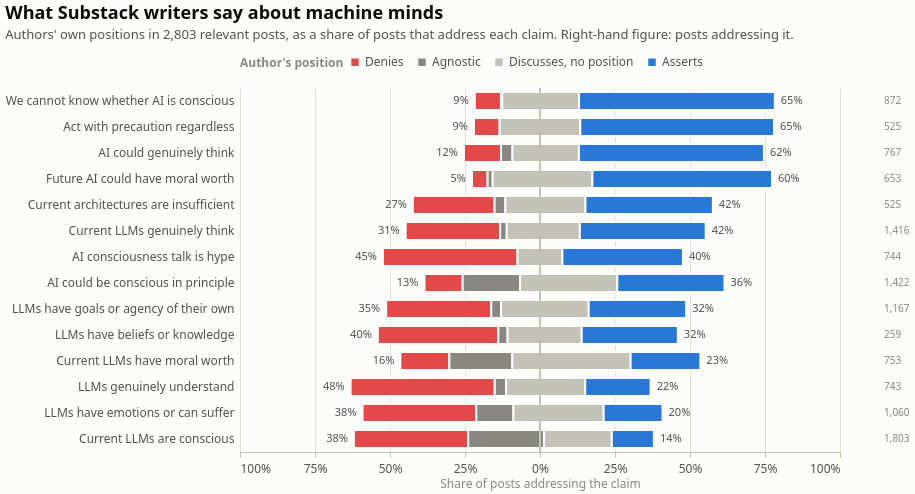

Express this chart as Vega-Lite.
### Vega-Lite specification from a JSON file in a GitHub repository (floating-point values rounded to 4 significant figures)
{"$schema": "https://vega.github.io/schema/vega-lite/v6.4.1.json", "config": {"axis": {"domainColor": "#c3c2b7", "gridColor": "#e1e0d9", "gridWidth": 1, "labelColor": "#52514e", "labelFont": "system-ui, -apple-system, 'Segoe UI', sans-serif", "labelFontSize": 12, "labelPadding": 6, "tickColor": "#c3c2b7", "titleColor": "#898781", "titleFont": "system-ui, -apple-system, 'Segoe UI', sans-serif", "titleFontSize": 12, "titleFontWeight": 400}, "axisX": {"grid": false}, "axisY": {"domain": false, "ticks": false}, "background": "#fcfcfb", "bar": {"cornerRadiusEnd": 4}, "font": "system-ui, -apple-system, 'Segoe UI', sans-serif", "header": {"labelColor": "#0b0b0b", "labelFont": "system-ui, -apple-system, 'Segoe UI', sans-serif", "labelFontSize": 13, "labelFontWeight": 600, "titleColor": "#898781", "titleFont": "system-ui, -apple-system, 'Segoe UI', sans-serif"}, "legend": {"direction": "horizontal", "labelColor": "#52514e", "labelFont": "system-ui, -apple-system, 'Segoe UI', sans-serif", "labelFontSize": 12, "orient": "top", "symbolSize": 80, "symbolType": "square", "titleColor": "#898781", "titleFont": "system-ui, -apple-system, 'Segoe UI', sans-serif", "titleFontSize": 12, "titleOrient": "left"}, "line": {"strokeCap": "round", "strokeJoin": "round", "strokeWidth": 2}, "point": {"filled": true, "size": 64}, "range": {"category": ["#2a78d6", "#eb6834", "#1baf7a", "#eda100", "#e87ba4", "#008300", "#4a3aa7", "#e34948"]}, "text": {"color": "#52514e", "font": "system-ui, -apple-system, 'Segoe UI', sans-serif", "fontSize": 12}, "title": {"anchor": "start", "color": "#0b0b0b", "font": "system-ui, -apple-system, 'Segoe UI', sans-serif", "fontSize": 18, "fontWeight": 600, "offset": 14, "subtitleColor": "#52514e", "subtitleFontSize": 13, "subtitlePadding": 6}, "view": {"stroke": null}}, "data": {"name": "data-ec4449c1d0989916a3076ee6fd09f68b"}, "datasets": {"data-ec4449c1d0989916a3076ee6fd09f68b": [{"addressing": 1803, "asserts_share": 0.1403, "count": 687, "denies_share": 0.381, "facet": null, "item": "Current LLMs are conscious", "n": 1803, "option": "denies", "share": 0.381, "x0": -0.6204, "x1": -0.2393}, {"addressing": 1803, "asserts_share": 0.1403, "count": 456, "denies_share": 0.381, "facet": null, "item": "Current LLMs are conscious", "n": 1803, "option": "agnostic", "share": 0.2529, "x0": -0.2393, "x1": 0.01359}, {"addressing": 1803, "asserts_share": 0.1403, "count": 407, "denies_share": 0.381, "facet": null, "item": "Current LLMs are conscious", "n": 1803, "option": "discusses", "share": 0.2257, "x0": 0.01359, "x1": 0.2393}, {"addressing": 1803, "asserts_share": 0.1403, "count": 253, "denies_share": 0.381, "facet": null, "item": "Current LLMs are conscious", "n": 1803, "option": "asserts", "share": 0.1403, "x0": 0.2393, "x1": 0.3796}, {"addressing": 1422, "asserts_share": 0.3572, "count": 181, "denies_share": 0.1273, "facet": null, "item": "AI could be conscious in principle", "n": 1422, "option": "denies", "share": 0.1273, "x0": -0.385, "x1": -0.2577}, {"addressing": 1422, "asserts_share": 0.3572, "count": 272, "denies_share": 0.1273, "facet": null, "item": "AI could be conscious in principle", "n": 1422, "option": "agnostic", "share": 0.1913, "x0": -0.2577, "x1": -0.06646}, {"addressing": 1422, "asserts_share": 0.3572, "count": 461, "denies_share": 0.1273, "facet": null, "item": "AI could be conscious in principle", "n": 1422, "option": "discusses", "share": 0.3242, "x0": -0.06646, "x1": 0.2577}, {"addressing": 1422, "asserts_share": 0.3572, "count": 508, "denies_share": 0.1273, "facet": null, "item": "AI could be conscious in principle", "n": 1422, "option": "asserts", "share": 0.3572, "x0": 0.2577, "x1": 0.615}, {"addressing": 1416, "asserts_share": 0.4195, "count": 446, "denies_share": 0.315, "facet": null, "item": "Current LLMs genuinely think", "n": 1416, "option": "denies", "share": 0.315, "x0": -0.4477, "x1": -0.1328}, {"addressing": 1416, "asserts_share": 0.4195, "count": 31, "denies_share": 0.315, "facet": null, "item": "Current LLMs genuinely think", "n": 1416, "option": "agnostic", "share": 0.02189, "x0": -0.1328, "x1": -0.1109}, {"addressing": 1416, "asserts_share": 0.4195, "count": 345, "denies_share": 0.315, "facet": null, "item": "Current LLMs genuinely think", "n": 1416, "option": "discusses", "share": 0.2436, "x0": -0.1109, "x1": 0.1328}, {"addressing": 1416, "asserts_share": 0.4195, "count": 594, "denies_share": 0.315, "facet": null, "item": "Current LLMs genuinely think", "n": 1416, "option": "asserts", "share": 0.4195, "x0": 0.1328, "x1": 0.5523}, {"addressing": 767, "asserts_share": 0.6167, "count": 95, "denies_share": 0.1239, "facet": null, "item": "AI could genuinely think", "n": 767, "option": "denies", "share": 0.1239, "x0": -0.2536, "x1": -0.1297}, {"addressing": 767, "asserts_share": 0.6167, "count": 29, "denies_share": 0.1239, "facet": null, "item": "AI could genuinely think", "n": 767, "option": "agnostic", "share": 0.03781, "x0": -0.1297, "x1": -0.09192}, {"addressing": 767, "asserts_share": 0.6167, "count": 170, "denies_share": 0.1239, "facet": null, "item": "AI could genuinely think", "n": 767, "option": "discusses", "share": 0.2216, "x0": -0.09192, "x1": 0.1297}, {"addressing": 767, "asserts_share": 0.6167, "count": 473, "denies_share": 0.1239, "facet": null, "item": "AI could genuinely think", "n": 767, "option": "asserts", "share": 0.6167, "x0": 0.1297, "x1": 0.7464}, {"addressing": 743, "asserts_share": 0.218, "count": 357, "denies_share": 0.4805, "facet": null, "item": "LLMs genuinely understand", "n": 743, "option": "denies", "share": 0.4805, "x0": -0.6312, "x1": -0.1507}, {"addressing": 743, "asserts_share": 0.218, "count": 28, "denies_share": 0.4805, "facet": null, "item": "LLMs genuinely understand", "n": 743, "option": "agnostic", "share": 0.03769, "x0": -0.1507, "x1": -0.1131}, {"addressing": 743, "asserts_share": 0.218, "count": 196, "denies_share": 0.4805, "facet": null, "item": "LLMs genuinely understand", "n": 743, "option": "discusses", "share": 0.2638, "x0": -0.1131, "x1": 0.1507}, {"addressing": 743, "asserts_share": 0.218, "count": 162, "denies_share": 0.4805, "facet": null, "item": "LLMs genuinely understand", "n": 743, "option": "asserts", "share": 0.218, "x0": 0.1507, "x1": 0.3688}, {"addressing": 259, "asserts_share": 0.3205, "count": 104, "denies_share": 0.4015, "facet": null, "item": "LLMs have beliefs or knowledge", "n": 259, "option": "denies", "share": 0.4015, "x0": -0.5405, "x1": -0.139}, {"addressing": 259, "asserts_share": 0.3205, "count": 8, "denies_share": 0.4015, "facet": null, "item": "LLMs have beliefs or knowledge", "n": 259, "option": "agnostic", "share": 0.03089, "x0": -0.139, "x1": -0.1081}, {"addressing": 259, "asserts_share": 0.3205, "count": 64, "denies_share": 0.4015, "facet": null, "item": "LLMs have beliefs or knowledge", "n": 259, "option": "discusses", "share": 0.2471, "x0": -0.1081, "x1": 0.139}, {"addressing": 259, "asserts_share": 0.3205, "count": 83, "denies_share": 0.4015, "facet": null, "item": "LLMs have beliefs or knowledge", "n": 259, "option": "asserts", "share": 0.3205, "x0": 0.139, "x1": 0.4595}, {"addressing": 1060, "asserts_share": 0.1962, "count": 402, "denies_share": 0.3792, "facet": null, "item": "LLMs have emotions or can suffer", "n": 1060, "option": "denies", "share": 0.3792, "x0": -0.5915, "x1": -0.2123}, {"addressing": 1060, "asserts_share": 0.1962, "count": 131, "denies_share": 0.3792, "facet": null, "item": "LLMs have emotions or can suffer", "n": 1060, "option": "agnostic", "share": 0.1236, "x0": -0.2123, "x1": -0.08868}, {"addressing": 1060, "asserts_share": 0.1962, "count": 319, "denies_share": 0.3792, "facet": null, "item": "LLMs have emotions or can suffer", "n": 1060, "option": "discusses", "share": 0.3009, "x0": -0.08868, "x1": 0.2123}, {"addressing": 1060, "asserts_share": 0.1962, "count": 208, "denies_share": 0.3792, "facet": null, "item": "LLMs have emotions or can suffer", "n": 1060, "option": "asserts", "share": 0.1962, "x0": 0.2123, "x1": 0.4085}, {"addressing": 1167, "asserts_share": 0.3248, "count": 409, "denies_share": 0.3505, "facet": null, "item": "LLMs have goals or agency of their own", "n": 1167, "option": "denies", "share": 0.3505, "x0": -0.5129, "x1": -0.1624}, {"addressing": 1167, "asserts_share": 0.3248, "count": 38, "denies_share": 0.3505, "facet": null, "item": "LLMs have goals or agency of their own", "n": 1167, "option": "agnostic", "share": 0.03256, "x0": -0.1624, "x1": -0.1298}, {"addressing": 1167, "asserts_share": 0.3248, "count": 341, "denies_share": 0.3505, "facet": null, "item": "LLMs have goals or agency of their own", "n": 1167, "option": "discusses", "share": 0.2922, "x0": -0.1298, "x1": 0.1624}, {"addressing": 1167, "asserts_share": 0.3248, "count": 379, "denies_share": 0.3505, "facet": null, "item": "LLMs have goals or agency of their own", "n": 1167, "option": "asserts", "share": 0.3248, "x0": 0.1624, "x1": 0.4871}, {"addressing": 753, "asserts_share": 0.2324, "count": 123, "denies_share": 0.1633, "facet": null, "item": "Current LLMs have moral worth", "n": 753, "option": "denies", "share": 0.1633, "x0": -0.4655, "x1": -0.3021}, {"addressing": 753, "asserts_share": 0.2324, "count": 158, "denies_share": 0.1633, "facet": null, "item": "Current LLMs have moral worth", "n": 753, "option": "agnostic", "share": 0.2098, "x0": -0.3021, "x1": -0.0923}, {"addressing": 753, "asserts_share": 0.2324, "count": 297, "denies_share": 0.1633, "facet": null, "item": "Current LLMs have moral worth", "n": 753, "option": "discusses", "share": 0.3944, "x0": -0.0923, "x1": 0.3021}, {"addressing": 753, "asserts_share": 0.2324, "count": 175, "denies_share": 0.1633, "facet": null, "item": "Current LLMs have moral worth", "n": 753, "option": "asserts", "share": 0.2324, "x0": 0.3021, "x1": 0.5345}, {"addressing": 653, "asserts_share": 0.5988, "count": 34, "denies_share": 0.05207, "facet": null, "item": "Future AI could have moral worth", "n": 653, "option": "denies", "share": 0.05207, "x0": -0.2266, "x1": -0.1746}, {"addressing": 653, "asserts_share": 0.5988, "count": 11, "denies_share": 0.05207, "facet": null, "item": "Future AI could have moral worth", "n": 653, "option": "agnostic", "share": 0.01685, "x0": -0.1746, "x1": -0.1577}, {"addressing": 653, "asserts_share": 0.5988, "count": 217, "denies_share": 0.05207, "facet": null, "item": "Future AI could have moral worth", "n": 653, "option": "discusses", "share": 0.3323, "x0": -0.1577, "x1": 0.1746}, {"addressing": 653, "asserts_share": 0.5988, "count": 391, "denies_share": 0.05207, "facet": null, "item": "Future AI could have moral worth", "n": 653, "option": "asserts", "share": 0.5988, "x0": 0.1746, "x1": 0.7734}, {"addressing": 525, "asserts_share": 0.4248, "count": 143, "denies_share": 0.2724, "facet": null, "item": "Current architectures are insufficient", "n": 525, "option": "denies", "share": 0.2724, "x0": -0.4238, "x1": -0.1514}, {"addressing": 525, "asserts_share": 0.4248, "count": 19, "denies_share": 0.2724, "facet": null, "item": "Current architectures are insufficient", "n": 525, "option": "agnostic", "share": 0.03619, "x0": -0.1514, "x1": -0.1152}, {"addressing": 525, "asserts_share": 0.4248, "count": 140, "denies_share": 0.2724, "facet": null, "item": "Current architectures are insufficient", "n": 525, "option": "discusses", "share": 0.2667, "x0": -0.1152, "x1": 0.1514}, {"addressing": 525, "asserts_share": 0.4248, "count": 223, "denies_share": 0.2724, "facet": null, "item": "Current architectures are insufficient", "n": 525, "option": "asserts", "share": 0.4248, "x0": 0.1514, "x1": 0.5762}, {"addressing": 872, "asserts_share": 0.6525, "count": 76, "denies_share": 0.08716, "facet": null, "item": "We cannot know whether AI is conscious", "n": 872, "option": "denies", "share": 0.08716, "x0": -0.2173, "x1": -0.1302}, {"addressing": 872, "asserts_share": 0.6525, "count": 4, "denies_share": 0.08716, "facet": null, "item": "We cannot know whether AI is conscious", "n": 872, "option": "agnostic", "share": 0.004587, "x0": -0.1302, "x1": -0.1256}, {"addressing": 872, "asserts_share": 0.6525, "count": 223, "denies_share": 0.08716, "facet": null, "item": "We cannot know whether AI is conscious", "n": 872, "option": "discusses", "share": 0.2557, "x0": -0.1256, "x1": 0.1302}, {"addressing": 872, "asserts_share": 0.6525, "count": 569, "denies_share": 0.08716, "facet": null, "item": "We cannot know whether AI is conscious", "n": 872, "option": "asserts", "share": 0.6525, "x0": 0.1302, "x1": 0.7827}, {"addressing": 525, "asserts_share": 0.6457, "count": 45, "denies_share": 0.08571, "facet": null, "item": "Act with precaution regardless", "n": 525, "option": "denies", "share": 0.08571, "x0": -0.22, "x1": -0.1343}, {"addressing": 525, "asserts_share": 0.6457, "count": 0, "denies_share": 0.08571, "facet": null, "item": "Act with precaution regardless", "n": 525, "option": "agnostic", "share": 0.0, "x0": -0.1343, "x1": -0.1343}, {"addressing": 525, "asserts_share": 0.6457, "count": 141, "denies_share": 0.08571, "facet": null, "item": "Act with precaution regardless", "n": 525, "option": "discusses", "share": 0.2686, "x0": -0.1343, "x1": 0.1343}, {"addressing": 525, "asserts_share": 0.6457, "count": 339, "denies_share": 0.08571, "facet": null, "item": "Act with precaution regardless", "n": 525, "option": "asserts", "share": 0.6457, "x0": 0.1343, "x1": 0.78}, {"addressing": 744, "asserts_share": 0.4019, "count": 334, "denies_share": 0.4489, "facet": null, "item": "AI consciousness talk is hype", "n": 744, "option": "denies", "share": 0.4489, "x0": -0.5235, "x1": -0.0746}, {"addressing": 744, "asserts_share": 0.4019, "count": 0, "denies_share": 0.4489, "facet": null, "item": "AI consciousness talk is hype", "n": 744, "option": "agnostic", "share": 0.0, "x0": -0.0746, "x1": -0.0746}, {"addressing": 744, "asserts_share": 0.4019, "count": 111, "denies_share": 0.4489, "facet": null, "item": "AI consciousness talk is hype", "n": 744, "option": "discusses", "share": 0.1492, "x0": -0.0746, "x1": 0.0746}, {"addressing": 744, "asserts_share": 0.4019, "count": 299, "denies_share": 0.4489, "facet": null, "item": "AI consciousness talk is hype", "n": 744, "option": "asserts", "share": 0.4019, "x0": 0.0746, "x1": 0.4765}]}, "height": 364, "layer": [{"encoding": {"color": {"field": "option", "legend": {"labelExpr": "{\"denies\": \"Denies\", \"agnostic\": \"Agnostic\", \"discusses\": \"Discusses, no position\", \"asserts\": \"Asserts\"}[datum.label]", "title": "Author's position"}, "scale": {"domain": ["denies", "agnostic", "discusses", "asserts"], "range": ["#e34948", "#898781", "#c3c2b7", "#2a78d6"]}, "type": "nominal"}, "stroke": {"value": "#fcfcfb"}, "strokeWidth": {"value": 2}, "tooltip": [{"field": "item", "title": "Claim", "type": "nominal"}, {"field": "option", "title": "Position", "type": "nominal"}, {"field": "count", "title": "Posts", "type": "quantitative"}, {"field": "share", "format": ".0%", "title": "Share", "type": "quantitative"}, {"field": "addressing", "title": "Posts addressing", "type": "quantitative"}], "x": {"axis": {"format": "%", "grid": true, "labelExpr": "abs(datum.value) == 1 ? format(abs(datum.value), '.0%') : format(abs(datum.value), '.0%')", "values": [-1, -0.75, -0.5, -0.25, 0, 0.25, 0.5, 0.75, 1]}, "field": "x0", "scale": {"domain": [-1, 1]}, "title": "Share of posts addressing the claim", "type": "quantitative"}, "x2": {"field": "x1"}, "y": {"axis": {"labelLimit": 260}, "field": "item", "sort": ["We cannot know whether AI is conscious", "Act with precaution regardless", "AI could genuinely think", "Future AI could have moral worth", "Current architectures are insufficient", "Current LLMs genuinely think", "AI consciousness talk is hype", "AI could be conscious in principle", "LLMs have goals or agency of their own", "LLMs have beliefs or knowledge", "Current LLMs have moral worth", "LLMs genuinely understand", "LLMs have emotions or can suffer", "Current LLMs are conscious"], "title": null, "type": "nominal"}}, "mark": {"cornerRadiusEnd": 0, "height": 18, "type": "bar"}}, {"encoding": {"x": {"datum": 0}}, "mark": {"color": "#c3c2b7", "strokeWidth": 1, "type": "rule"}}, {"encoding": {"text": {"field": "denies_share", "format": ".0%", "type": "quantitative"}, "x": {"field": "x0", "type": "quantitative"}, "y": {"field": "item", "sort": ["We cannot know whether AI is conscious", "Act with precaution regardless", "AI could genuinely think", "Future AI could have moral worth", "Current architectures are insufficient", "Current LLMs genuinely think", "AI consciousness talk is hype", "AI could be conscious in principle", "LLMs have goals or agency of their own", "LLMs have beliefs or knowledge", "Current LLMs have moral worth", "LLMs genuinely understand", "LLMs have emotions or can suffer", "Current LLMs are conscious"], "type": "nominal"}}, "mark": {"align": "right", "color": "#52514e", "dx": -6, "fontSize": 11, "type": "text"}, "transform": [{"filter": "(datum.option === 'denies')"}]}, {"encoding": {"text": {"field": "asserts_share", "format": ".0%", "type": "quantitative"}, "x": {"field": "x1", "type": "quantitative"}, "y": {"field": "item", "sort": ["We cannot know whether AI is conscious", "Act with precaution regardless", "AI could genuinely think", "Future AI could have moral worth", "Current architectures are insufficient", "Current LLMs genuinely think", "AI consciousness talk is hype", "AI could be conscious in principle", "LLMs have goals or agency of their own", "LLMs have beliefs or knowledge", "Current LLMs have moral worth", "LLMs genuinely understand", "LLMs have emotions or can suffer", "Current LLMs are conscious"], "type": "nominal"}}, "mark": {"align": "left", "color": "#52514e", "dx": 6, "fontSize": 11, "type": "text"}, "transform": [{"filter": "(datum.option === 'asserts')"}]}, {"encoding": {"text": {"field": "addressing", "format": ",d", "type": "quantitative"}, "x": {"value": 644}, "y": {"field": "item", "sort": ["We cannot know whether AI is conscious", "Act with precaution regardless", "AI could genuinely think", "Future AI could have moral worth", "Current architectures are insufficient", "Current LLMs genuinely think", "AI consciousness talk is hype", "AI could be conscious in principle", "LLMs have goals or agency of their own", "LLMs have beliefs or knowledge", "Current LLMs have moral worth", "LLMs genuinely understand", "LLMs have emotions or can suffer", "Current LLMs are conscious"], "type": "nominal"}}, "mark": {"align": "left", "color": "#898781", "fontSize": 10, "type": "text"}, "transform": [{"filter": "(datum.option === 'asserts')"}]}], "title": {"subtitle": "Authors' own positions in 2,803 relevant posts, as a share of posts that address each claim. Right-hand figure: posts addressing it.", "text": "What Substack writers say about machine minds"}, "width": 600}
